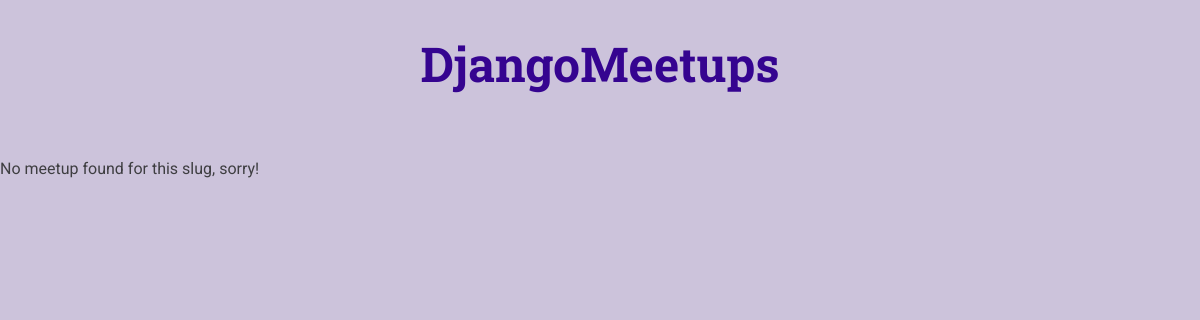
/a-first-meetup, run on an earlier commit of the app's database.
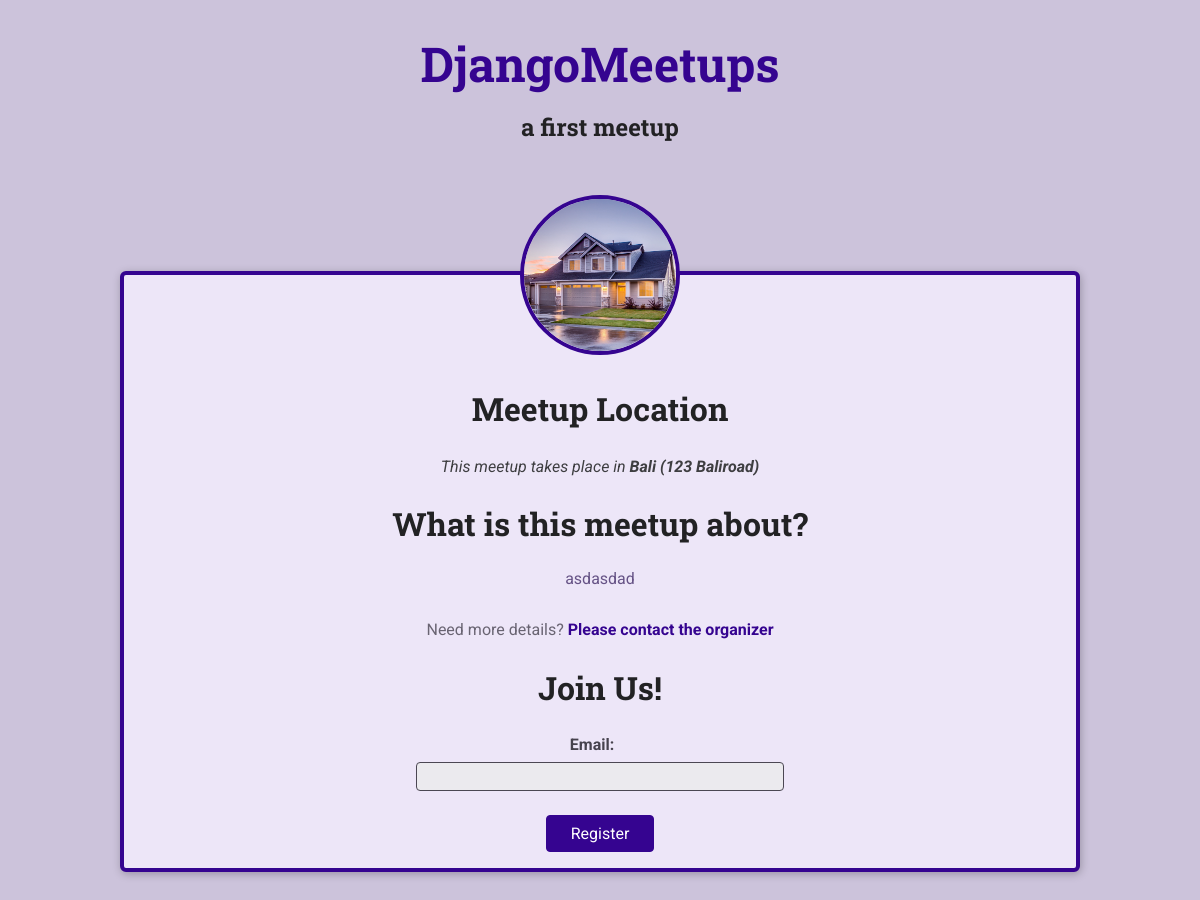
And on a later commit of the database.
### meetups/models.py (models this page shows, shortened)
class Meetup(models.Model):
    title = models.CharField(max_length=200)
    slug = models.SlugField(unique=True) #itll know which format to use with prepopualted_fields
    description = models.TextField() #for longer text
    image = models.ImageField(upload_to = 'images') #for images duh
    location = models.ForeignKey(Location, on_delete=models.CASCADE) #cascade will just delete up
    participants = models.ManyToManyField(Participant, blank=True, null=True) #it can be a blank field, then put null in its spot
    organizer_email = models.EmailField()
    date = models.DateField()

class Location(models.Model):
    name = models.CharField(max_length=200)
    address = models.CharField(max_length=300)
    def __str__(self):
        return f'{self.name} ({self.address})' #how the value should be viewed if requested

### meetups/views.py (the view, shortened to what this page needs)
# urls.py: path('<slug:meetup_slug>', views.meetup_details, name='meetup-detail'), #dynamic url     #domain.com/meetups/<dynamic-meetup-title> etc.
def meetup_details(request, meetup_slug): #meetup_slug needs to match the identifier in urls
  try:
      selected_meetup = Meetup.objects.get(slug=meetup_slug) #entry where this condition is met
      if request.method == 'GET': #if we have a get request? huh
        registration_form = RegistrationForms()
      return render(request, 'meetups/meetup-details.html', { #always return this template reguardless of POST or GET
          'meetup_found' : True,
          'meetup_details':selected_meetup,
          'form':registration_form
          })
  except Exception as exc:
    return render(request, 'meetups/meetup-details.html',{ #as named in file explorer
      'meetup_found' : False
    })

### meetups/forms.py
class RegistrationForms(forms.ModelForm): #initially used forms.ModelForm, ModelForm is good for save method
    class Meta: #will infer a form from this field in the model
        model = Participant
        fields = ['email']

### meetups/templates/meetups/meetup-details.html (shortened to what this page needs)
{% extends 'meetups/base/base.html' %}
{% load static %}
{% block site_css %}
    <link rel="stylesheet" href="{% static 'meetups/styles/meetup-details.css' %}">
{% endblock %}
{% block main_heading %}
    {{meetup_details.title}}
{% endblock %}
{% block body %}
{% if meetup_found %}
<article>
    <img id='main-image' src="{{meetup_details.image.url}}" alt="{{meetup_details.title}}">
    <section id="location">
        <h2>Meetup Location</h2>
        <address>This meetup takes place in <span> {{meetup_details.location}} </span> {{meetup_details.address}}</address>
    </section>
    <section id ="details">
    <h2>What is this meetup about?</h2>
    <p>{{meetup_details.description}}</p>
    <footer>
        <p>Need more details? <a href="mailto: {{meetup_details.organizer_email}}">Please contact the organizer<a></a></p>
    </footer>
    </section>
    <section id="registration">
        <h2>Join Us!</h2>
        <form action="{% url 'meetup-detail' meetup_details.slug %}" method="POST">
            <ul>
                {{ form.as_ul }}
            </ul>
            <div id="registration-actions">
                <button>Register</button>
            </div>
        </form>
    </section>
</article>
{% else %}
    <p>No meetup found for this slug, sorry!</p>
{% endif %}
{% endblock %}

What changed in the data, as far as the page shows it:
now on this page (row edited): Meetup: title "a first meetup", image (picture), location "Bali (123 Baliroad)", description "asdasdad"
changed Meetup: organizer_email empty → "matsonj2013@gmail.com" (drawn)
Also different on the page:
text no longer shown: "No meetup found for this slug, sorry!"
text now shown: "Meetup Location This meetup takes place in What is this meetup about? Need more details? Please contact the organizer Join Us! Email: Register"
